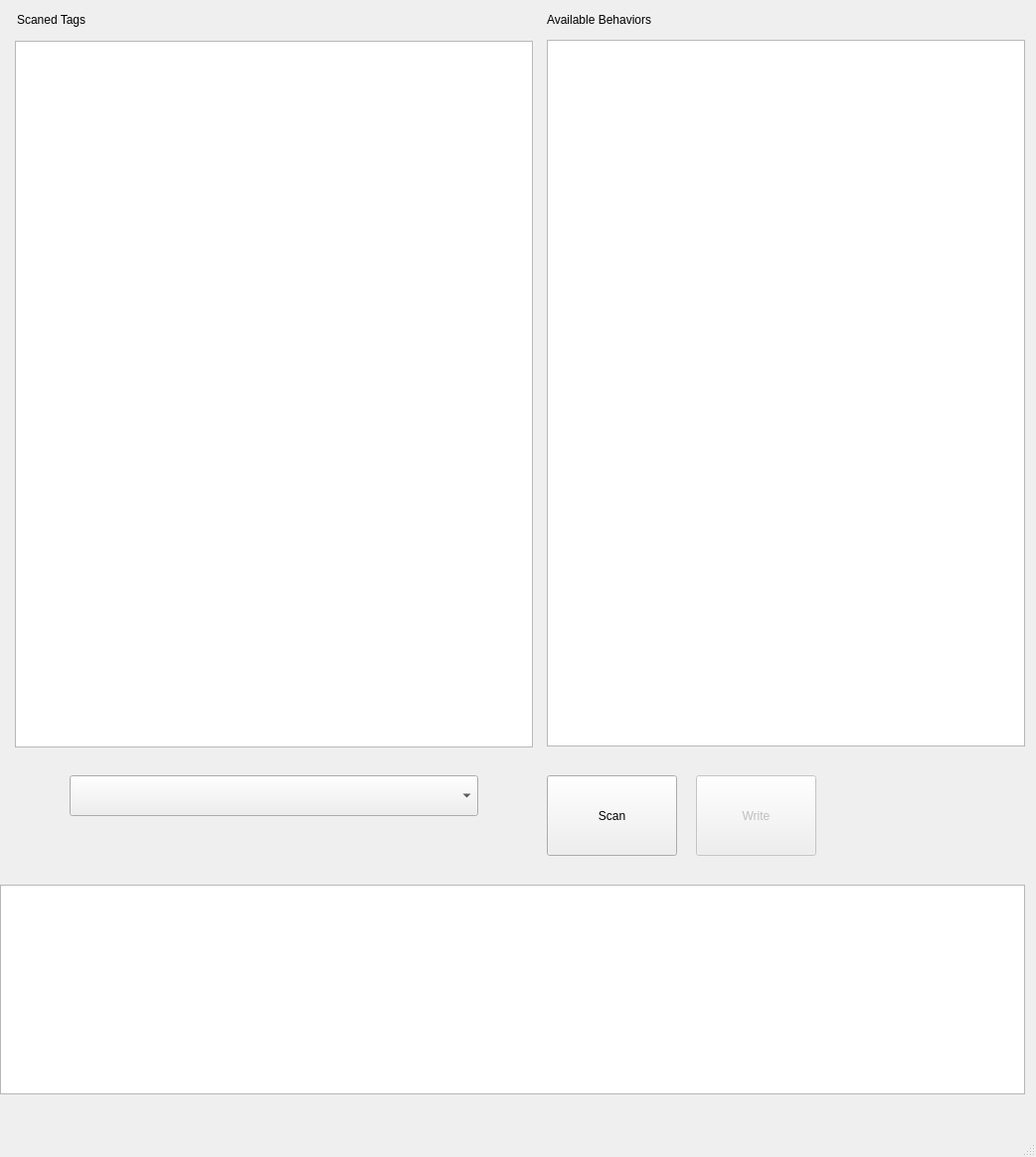
<?xml version="1.0" encoding="UTF-8"?>
<ui version="4.0">
 <class>TagManager</class>
 <widget class="QMainWindow" name="TagManager">
  <property name="geometry">
   <rect>
    <x>0</x>
    <y>0</y>
    <width>1042</width>
    <height>1164</height>
   </rect>
  </property>
  <property name="windowTitle">
   <string>Rainbow Raceway Tag Manager</string>
  </property>
  <widget class="QWidget" name="centralwidget">
   <widget class="QListWidget" name="tagList">
    <property name="geometry">
     <rect>
      <x>15</x>
      <y>41</y>
      <width>521</width>
      <height>711</height>
     </rect>
    </property>
   </widget>
   <widget class="QPushButton" name="scanButton">
    <property name="geometry">
     <rect>
      <x>550</x>
      <y>780</y>
      <width>131</width>
      <height>81</height>
     </rect>
    </property>
    <property name="text">
     <string>Scan</string>
    </property>
    <property name="checkable">
     <bool>true</bool>
    </property>
   </widget>
   <widget class="QListWidget" name="actionList">
    <property name="geometry">
     <rect>
      <x>550</x>
      <y>40</y>
      <width>481</width>
      <height>711</height>
     </rect>
    </property>
   </widget>
   <widget class="QPushButton" name="writeButton">
    <property name="enabled">
     <bool>false</bool>
    </property>
    <property name="geometry">
     <rect>
      <x>700</x>
      <y>780</y>
      <width>121</width>
      <height>81</height>
     </rect>
    </property>
    <property name="text">
     <string>Write</string>
    </property>
   </widget>
   <widget class="QLabel" name="tagLabel">
    <property name="geometry">
     <rect>
      <x>17</x>
      <y>10</y>
      <width>261</width>
      <height>20</height>
     </rect>
    </property>
    <property name="text">
     <string>Scaned Tags</string>
    </property>
   </widget>
   <widget class="QLabel" name="actionLabel">
    <property name="geometry">
     <rect>
      <x>550</x>
      <y>10</y>
      <width>261</width>
      <height>20</height>
     </rect>
    </property>
    <property name="text">
     <string>Available Behaviors</string>
    </property>
   </widget>
   <widget class="QListWidget" name="logBox">
    <property name="geometry">
     <rect>
      <x>0</x>
      <y>890</y>
      <width>1031</width>
      <height>211</height>
     </rect>
    </property>
   </widget>
   <widget class="QComboBox" name="availablePorts">
    <property name="geometry">
     <rect>
      <x>70</x>
      <y>780</y>
      <width>411</width>
      <height>41</height>
     </rect>
    </property>
   </widget>
  </widget>
  <widget class="QStatusBar" name="statusbar"/>
 </widget>
 <resources/>
 <connections/>
</ui>
